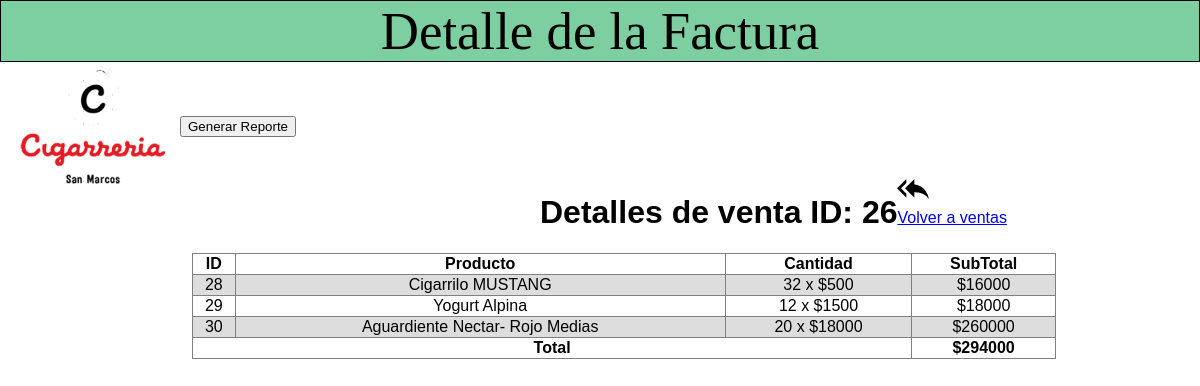
/Vista/facturacion/vista/detalle.php?id=26 (signed in), run on the app's committed database.
### tables this page shows
CREATE TABLE `detalle` (
  `id` int(11) NOT NULL,
  `venta` int(11) DEFAULT NULL,
  `producto` int(11) DEFAULT NULL,
  `cantidad` int(11) DEFAULT NULL,
  `subTotal` int(11) DEFAULT NULL
);

CREATE TABLE `producto` (
  `id` int(11) NOT NULL,
  `nombre` varchar(100) DEFAULT NULL,
  `precio` decimal(10,0) DEFAULT NULL,
  `stock` int(11) DEFAULT NULL,
  `descripcion` varchar(500) DEFAULT NULL,
  `fechaVencimiento` date DEFAULT NULL
);

### Vista/facturacion/model/Data.php (called while the page is built, shortened)
<?php
require_once "Conexion.php";
require_once "Detalle.php";
class Data{
    private $con;
    public function __construct(){
        $this->con = new Conexion("cybercontrol");
    }
    public function getDetalles($idVenta){
        $query = "CALL getDetalles($idVenta)";
        $detalles = array();
        $this->con->conectar();
        $rs = $this->con->ejecutar($query);
        while($reg = $rs->fetch_array()){
            $d = new Detalle();
            $d->id = $reg[0];
            $d->nomProducto = $reg[1];
            $d->cantidad = $reg[2];
            $d->subTotal = $reg[3];
            $d->precio = $reg[4];
            array_push($detalles, $d);
        }
        $this->con->desconectar();
        return $detalles;
    }
}
?>

### Vista/facturacion/model/Conexion.php (called while the page is built, shortened)
<?php
class Conexion{
    private $mysql;
    private $bdName;
    private $user;
    private $pass;
    public function __construct($bdName){
        $this->bdName = $bdName;
        $this->user = "root";
        $this->pass = "";
    }
    public function conectar(){
        $this->mysql = new mysqli(
            "localhost",
            $this->user,
            $this->pass,
            $this->bdName
        );
    }
    public function ejecutar($query){
        return $this->mysql->query($query);
    }
}
?>

### Vista/facturacion/vista/detalle.php (the view, shortened to what this page needs)
<?php
if(($_SESSION["codigo"]) !=''){
?>
<!DOCTYPE html>
<html>
    <head>
        <link rel="stylesheet"  href="../../CSS/estiloVentas.css">
    </head>
    <body>
        <header>
        Detalle de la Factura
        </header>
        <a href="../../Interfaz_1.PHP"> <img src="../../imagenes/Captura.png" class="inicio"></a>
              <br><br><br>
                 <a href="../../PDF/reporteRegistrosFactura.php"><input type="submit" name="button" id="button" value="Generar Reporte" ></a>
        <br><br><br>
<?php
require_once "../model/Data.php";
$idVenta = $_GET["id"];
$d = new Data();
$detalles = $d->getDetalles($idVenta);
echo "<h1>Detalles de venta ID: $idVenta </h1>";
echo "<table border='1'>";
    echo "<tr>";
        echo "<th>ID</th>";
        echo "<th>Producto</th>";
        echo "<th>Cantidad</th>";
        echo "<th>SubTotal</th>";
    echo "</tr>";
    $total = 0;
    foreach ($detalles as $det) {
        echo "<tr>";
            echo "<td>".$det->id."</td>";
            echo "<td>".$det->nomProducto."</td>";
            echo "<td>".$det->cantidad." x $".$det->precio."</td>";
            echo "<td>$".$det->subTotal."</td>";
            $total += $det->subTotal;
        echo "</tr>";
    }
    echo "<tr>";
        echo "<td colspan='3'><b>Total</b></td>";
        echo "<td><b>$$total</b></td>";
    echo "</tr>";
echo "</table>";
echo "<a  href='ventas.php'><img src='../../Imagenes/back.png'><br>Volver a ventas</a>";
?>
           </body>
</html>
<?php
}else {
     echo'<script>alert("Necesitas ingresar tus datos nuevamente");
     window.history.go(-1);
     </script>';
    header("Location: inicio.php");
}
?>

### Vista/CSS/estiloVentas.css (style rules this page uses)
body { margin: 0; padding: 0; background-size: cover; font-family: sans-serif; background-size: 100%; -moz-background-size: 100%; -o-background-size: 100%; -webkit-background-size: 100%; -khtml-background-size: 100%; }
header { margin-left: 0%; background:#7DCEA0; font-family:cursive ; font-size: 100%; border: 1px solid; font-size: 330%; text-align: center; }
.inicio { width: 180px; float: left; }
h1 { float: left; margin-left: 30%; }
table { float: left; margin-left: 16%; background-color: white; text-align: center; border-collapse: collapse; width: 72%; }
tr:nth-child(even) { background-color: #ddd; }

### data on the page
detalle: id "28", producto.nombre "Cigarrilo MUSTANG", cantidad "32", producto.precio "500", subTotal "16000"
detalle: id "29", producto.nombre "Yogurt Alpina", cantidad "12", producto.precio "1500", subTotal "18000"
detalle: id "30", producto.nombre "Aguardiente Nectar- Rojo Medias", cantidad "20", producto.precio "18000", subTotal "260000"

### other printed values
$idVenta "26"
$total "294000"
